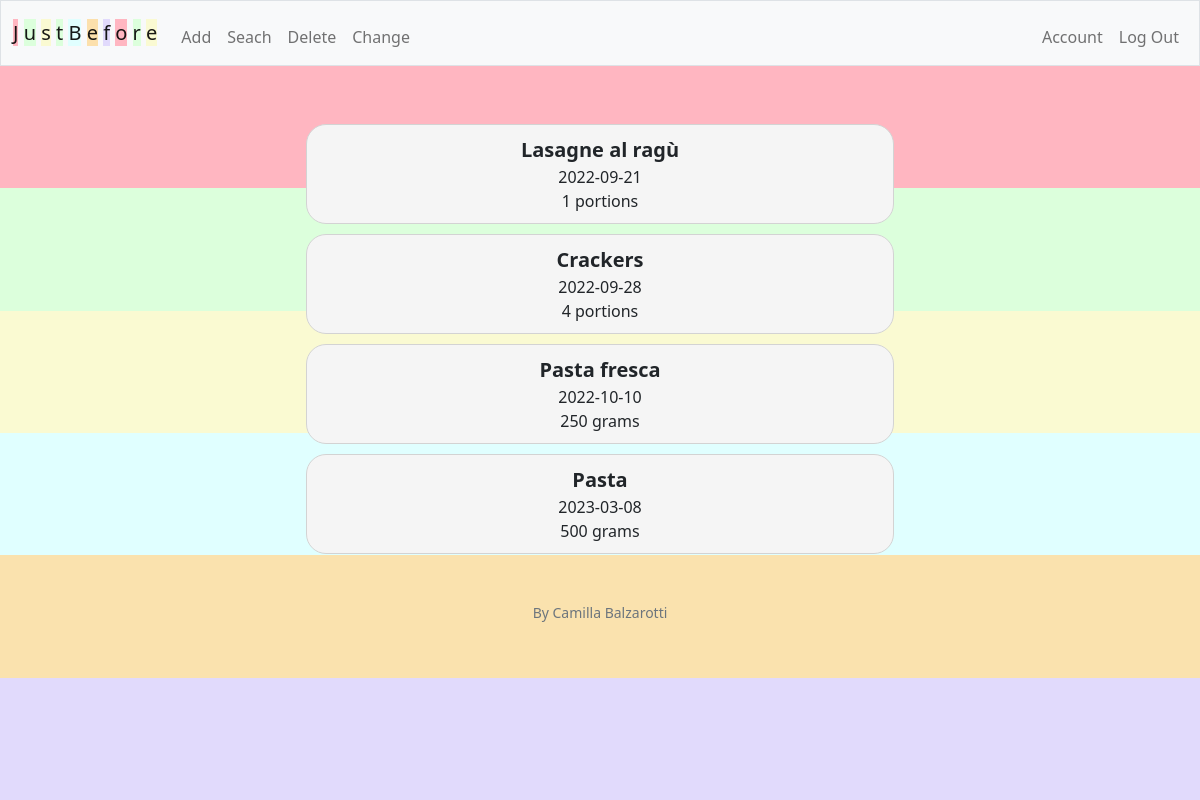
The page / (signed in) on the database its author committed.
### tables this page shows
CREATE TABLE 'products' (
    id INTEGER PRIMARY KEY AUTOINCREMENT,
    user_id INTEGER NOT NULL,
    name TEXT NOT NULL,
    expiring_date DATE NOT NULL,
    quantity NUMERIC NOT NULL,'unit' TEXT NOT NULL
);

### app.py (the view)
@app.route("/")
@login_required
def index():
    user_id = session["user_id"]
    products = db.execute("SELECT name, expiring_date, quantity, unit FROM products WHERE user_id = ? ORDER BY expiring_date", user_id)
    for product in products:
        product["expiring_date"] = product["expiring_date"].split(" ")[0]
    return render_template("index.html", products=products)

### app.py (called while the page is built)
@app.after_request
def after_request(response):
    response.headers["Cache-Control"] = "no-cache, no-store, must-revalidate"
    response.headers["Expires"] = 0
    response.headers["Pragma"] = "no-cache"
    return response

### helpers.py (called while the page is built)
def login_required(f):
    @wraps(f)
    def decorated_function(*args, **kwargs):
        if session.get("user_id") is None:
            return redirect("/login")
        return f(*args, **kwargs)
    return decorated_function

### templates/index.html (shortened to what this page needs)
{% extends "layout.html" %}
{% block main %}
    {% for product in products %}
    <div class="container">
        <div class="product-name">{{ product["name"] }}</div>
        <div class="expiring-date">{{ product["expiring_date"] }}</div>
        <div class="quantity">{{ product["quantity"] }} {{ product["unit"] }}</div>
    </div>
    {% endfor %}
{% endblock %}

### templates/layout.html (shortened to what this page needs)
<!DOCTYPE html>
<html lang="en">
    <head>
        <link href="https://cdn.jsdelivr.net/npm/bootstrap@5.2.1/dist/css/bootstrap.min.css" rel="stylesheet">
        <link href="/static/styles.css" rel="stylesheet">
    </head>
    <body>
        <nav class="bg-light border navbar navbar-expand-md navbar-light">
            <div class="container-fluid">
                <a class="navbar-brand" href="/">
                    <span class="pink">J</span>
                    <span class="green">u</span>
                    <span class="yellow">s</span>
                    <span class="green">t</span>
                    <span class="lightblue">B</span>
                    <span class="orange">e</span>
                    <span class="violet">f</span>
                    <span class="pink">o</span>
                    <span class="green">r</span>
                    <span class="yellow">e</span>
                </a>
                <div class="collapse navbar-collapse" id="navbar">
                    {% if session["user_id"] %}
                        <ul class="navbar-nav me-auto mt-2">
                            <li class="nav-item"><a class="nav-link" href="/add">Add</a></li>
                            <li class="nav-item"><a class="nav-link" href="/search">Seach</a></li>
                            <li class="nav-item"><a class="nav-link" href="/delete">Delete</a></li>
                            <li class="nav-item"><a class="nav-link" href="/change">Change</a></li>
                        </ul>
                        <ul class="navbar-nav ms-auto mt-2">
                            <li class="nav-item"><a class="nav-link" href="/account">Account</a></li>
                            <li class="nav-item"><a class="nav-link" href="/logout">Log Out</a></li>
                        </ul>
                    {% else %}
                        <ul class="navbar-nav ms-auto mt-2">
                            <li class="nav-item"><a class="nav-link" href="/register">Register</a></li>
                            <li class="nav-item"><a class="nav-link" href="/login">Log In</a></li>
                        </ul>
                    {% endif %}
                </div>
            </div>
        </nav>
        <main class="container-fluid py-5 text-center">
            <div class="background">
                <div class="orange box">
                </div>
                <div class="violet box">
                </div>
            </div>
            {% block main %}{% endblock %}
        </main>
        <footer class="mb-5 small text-center text-muted">
            By Camilla Balzarotti
        </footer>
    </body>
</html>

### static/styles.css (style rules this page uses)
.container { background-color: whitesmoke; border-width: 1px; border-style: solid; border-color: lightgray; border-radius: 20px; padding-top: 10px; padding-bottom: 10px; padding-left: 20px; padding-right: 20px; margin-top: 10px; width: 50%; }
.product-name { font-weight: bold; font-size: 20px; }
.background { background-color: azure; display: grid; grid-template-columns: 1fr; position: fixed; top: 66px; bottom: 0px; left: 0px; right: 0px; justify-content: space-between; z-index: -100; }
.pink { background-color: lightpink; }
.green { background-color: rgb(220, 255, 220); }
.yellow { background-color: lightgoldenrodyellow; }
.lightblue { background-color: lightcyan; }
.orange { background-color: rgba(255, 212, 133, 0.658); }
.violet { background-color: rgb(225, 218, 252); }

### rows shown on the page
products: name "Lasagne al ragù", expiring_date "2022-09-21", quantity "1", unit "portions"
products: name "Crackers", expiring_date "2022-09-28", quantity "4", unit "portions"
products: name "Pasta fresca", expiring_date "2022-10-10", quantity "250", unit "grams"
products: name "Pasta", expiring_date "2023-03-08", quantity "500", unit "grams"
